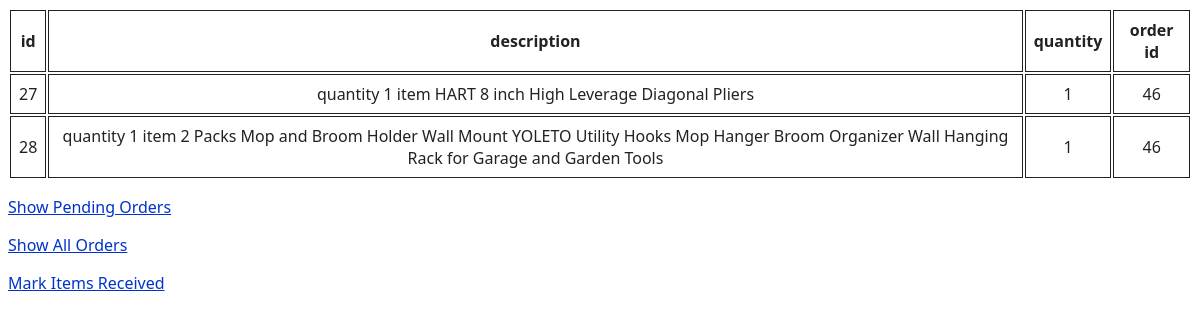
Screenshot of /orders/items/46 with the database file from the repository.
### app/models.py (models this page shows)
class Base(DeclarativeBase):
    """Base class for SQLAlchemy models."""

class Piece(Base):
    __tablename__ = "pieces"
    id: Mapped[int] = mapped_column(primary_key=True)
    desc: Mapped[str]
    qty: Mapped[int] = mapped_column(default=1)
    order_id: Mapped[Optional[int]] = mapped_column(ForeignKey("orders.id"))

### app/routes/order/router.py (the view)
@router.get("/items/{order_id}")
async def items(  # noqa: WPS110
    request: Request,
    order_id: int,
    db: Session = Depends(get_db),
) -> HTMLResponse:
    context = {
        "request": request,
        "pieces": get_items_dict(order_id, db),
        "title": "List of items",
        "rcvd_url": router.url_path_for("delivered", order_id=order_id),
        "pending_url": router.url_path_for("pending"),
        "orders_url": router.url_path_for("orders"),
    }
    return templates.TemplateResponse("items.html.j2", context)

### templates/items.html.j2 (shortened to what this page needs)
<!DOCTYPE html>
<html lang="en">
  <head>
    <link href="{{ url_for('static', path='/styles.css') }}" rel="stylesheet">
  </head>
  <body>
    <div class="container"><div class="child">
    <table>
      <tr>
        <th>
          id
        </th>
        <th>
          description
        </th>
        <th>
          quantity
        </th>
        <th>
          order id
        </th>
      </tr>
{% for piece in pieces %}
      <tr>
        <td>
          {{ piece.id }}
        </td>
        <td>
          {{ piece.desc }}
        </td>
        <td>
          {{ piece.qty }}
        </td>
        <td>
          {{ piece.order_id }}
        </td>
      </tr>
{% endfor %}
    </table>
    <p>
      <a title="Show Pending Orders" href="{{ pending_url }}">Show Pending Orders</a>
    </p>
    <p>
      <a title="Show All Orders" href="{{ orders_url }}">Show All Orders</a>
    </p>
    <p>
      <a title="Mark Items Received" href="{{ rcvd_url }}">Mark Items Received</a>
    </p>
    </div></div>
  </body>
</html>

### static/styles.css (style rules this page uses)
body { color: #222; background: #fff; font: 100% system-ui; }
a { color: #0033cc; }
.container { display: flex; justify-content: center; }
th, td { border: 1px solid; text-align: center; padding: 0.5em; }

### rows the page displays
Piece: id "27", desc "quantity 1 item HART 8 inch High Leverage Diagonal Pliers", qty "1", order_id "46"
Piece: id "28", desc "quantity 1 item 2 Packs Mop and Broom Holder Wall Mount YOLETO Utility Hooks Mop Hanger Broom Organizer Wall Hanging Rack for Garage and Garden Tools", qty "1", order_id "46"
